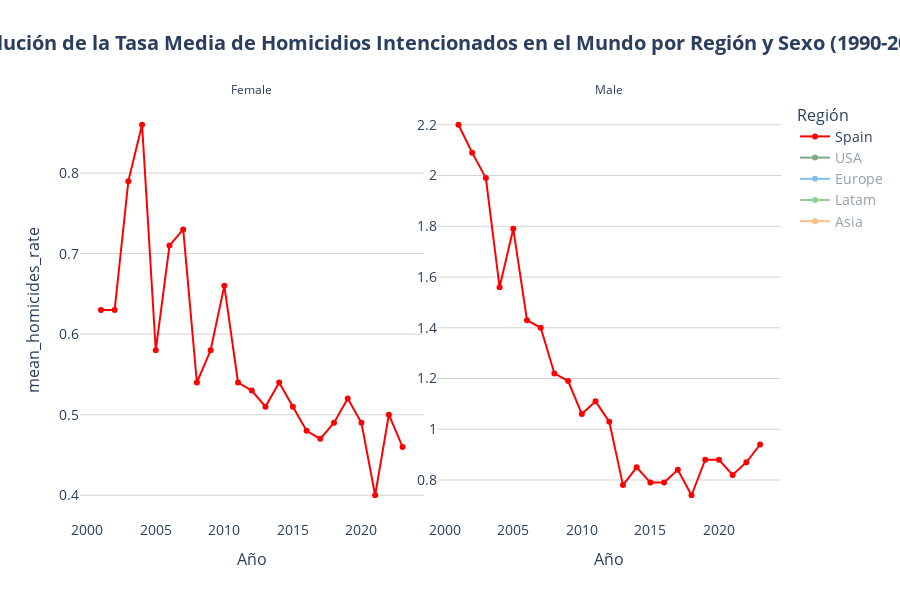

Notebook cell for this chart:
### Code cell
time_series_plot(
    df = df_time_series['region'],
    x='Year',
    y='mean_homicides_rate',
    line_group='Region_2',
    facet_col='Sex',
    color='Region_2',
    default_visible_name='Spain',
    title='Evolución de la Tasa Media de Homicidios Intencionados en el Mundo por Región y Sexo (1990-2023)',
    hover_data=HOVER_DATA['time_series_region'],
    labels=LABELS['time_series'],
    hovertemplate=HOVER_TEMPLATES['time_series_region'],
    color_discrete_map=COLOR_MAP['Region_2'],
    category_orders=CATEGORY_ORDERS,
    plot_save_path=os.path.join(PROJECT_PATH, 'plots', PLOT_FILENAME['time_series']),
    show=True
)

### Figure 1 — Plotly figure (JSON) as saved in the notebook; plotly's stock layout.template omitted (floating-point values rounded to 4 significant figures)
{"data": [{"customdata": [["Spain"], ["Spain"], ["Spain"], ["Spain"], ["Spain"], ["Spain"], ["Spain"], ["Spain"], ["Spain"], ["Spain"], ["Spain"], ["Spain"], ["Spain"], ["Spain"], ["Spain"], ["Spain"], ["Spain"], ["Spain"], ["Spain"], ["Spain"], ["Spain"], ["Spain"], ["Spain"]], "hovertemplate": "<b style='font-size: 14px'>%{customdata[0]}</b><br><br><b>Año:</b> %{x}<br><b>Tasa Media de Homicidios:</b> %{y:.2f}<br><extra></extra>", "legendgroup": "Spain", "line": {"color": "#FF0000", "dash": "solid"}, "marker": {"symbol": "circle"}, "mode": "lines+markers", "name": "Spain", "orientation": "v", "showlegend": true, "type": "scatter", "x": [2001, 2002, 2003, 2004, 2005, 2006, 2007, 2008, 2009, 2010, 2011, 2012, 2013, 2014, 2015, 2016, 2017, 2018, 2019, 2020, 2021, 2022, 2023], "xaxis": "x", "y": [0.63, 0.63, 0.79, 0.86, 0.58, 0.71, 0.73, 0.54, 0.58, 0.66, 0.54, 0.53, 0.51, 0.54, 0.51, 0.48, 0.47, 0.49, 0.52, 0.49, 0.4, 0.5, 0.46], "yaxis": "y"}, {"customdata": [["Spain"], ["Spain"], ["Spain"], ["Spain"], ["Spain"], ["Spain"], ["Spain"], ["Spain"], ["Spain"], ["Spain"], ["Spain"], ["Spain"], ["Spain"], ["Spain"], ["Spain"], ["Spain"], ["Spain"], ["Spain"], ["Spain"], ["Spain"], ["Spain"], ["Spain"], ["Spain"]], "hovertemplate": "<b style='font-size: 14px'>%{customdata[0]}</b><br><br><b>Año:</b> %{x}<br><b>Tasa Media de Homicidios:</b> %{y:.2f}<br><extra></extra>", "legendgroup": "Spain", "line": {"color": "#FF0000", "dash": "solid"}, "marker": {"symbol": "circle"}, "mode": "lines+markers", "name": "Spain", "orientation": "v", "showlegend": false, "type": "scatter", "x": [2001, 2002, 2003, 2004, 2005, 2006, 2007, 2008, 2009, 2010, 2011, 2012, 2013, 2014, 2015, 2016, 2017, 2018, 2019, 2020, 2021, 2022, 2023], "xaxis": "x2", "y": [2.2, 2.09, 1.99, 1.56, 1.79, 1.43, 1.4, 1.22, 1.19, 1.06, 1.11, 1.03, 0.78, 0.85, 0.79, 0.79, 0.84, 0.74, 0.88, 0.88, 0.82, 0.87, 0.94], "yaxis": "y2"}, {"customdata": [["USA"], ["USA"], ["USA"], ["USA"], ["USA"], ["USA"], ["USA"], ["USA"], ["USA"], ["USA"], ["USA"], ["USA"], ["USA"], ["USA"], ["USA"], ["USA"], ["USA"], ["USA"], ["USA"], ["USA"], ["USA"], ["USA"], ["USA"], ["USA"], ["USA"], ["USA"], ["USA"], ["USA"], ["USA"], ["USA"], ["USA"], ["USA"], ["USA"], ["USA"]], "hovertemplate": "<b style='font-size: 14px'>%{customdata[0]}</b><br><br><b>Año:</b> %{x}<br><b>Tasa Media de Homicidios:</b> %{y:.2f}<br><extra></extra>", "legendgroup": "USA", "line": {"color": "#055509", "dash": "solid"}, "marker": {"symbol": "circle"}, "mode": "lines+markers", "name": "USA", "orientation": "v", "showlegend": true, "type": "scatter", "visible": "legendonly", "x": [1990, 1991, 1992, 1993, 1994, 1995, 1996, 1997, 1998, 1999, 2000, 2001, 2002, 2003, 2004, 2005, 2006, 2007, 2008, 2009, 2010, 2011, 2012, 2013, 2014, 2015, 2016, 2017, 2018, 2019, 2020, 2021, 2022, 2023], "xaxis": "x", "y": [4.0, 4.17, 3.97, 4.18, 3.73, 3.71, 3.28, 3.01, 2.97, 2.7, 2.62, 3.12, 2.61, 2.54, 2.42, 2.4, 2.44, 2.43, 2.34, 2.29, 2.12, 2.07, 2.08, 1.98, 1.97, 2.05, 2.27, 2.23, 2.22, 2.14, 2.58, 3.0, 2.81, 2.55], "yaxis": "y"}, {"customdata": [["USA"], ["USA"], ["USA"], ["USA"], ["USA"], ["USA"], ["USA"], ["USA"], ["USA"], ["USA"], ["USA"], ["USA"], ["USA"], ["USA"], ["USA"], ["USA"], ["USA"], ["USA"], ["USA"], ["USA"], ["USA"], ["USA"], ["USA"], ["USA"], ["USA"], ["USA"], ["USA"], ["USA"], ["USA"], ["USA"], ["USA"], ["USA"], ["USA"], ["USA"]], "hovertemplate": "<b style='font-size: 14px'>%{customdata[0]}</b><br><br><b>Año:</b> %{x}<br><b>Tasa Media de Homicidios:</b> %{y:.2f}<br><extra></extra>", "legendgroup": "USA", "line": {"color": "#055509", "dash": "solid"}, "marker": {"symbol": "circle"}, "mode": "lines+markers", "name": "USA", "orientation": "v", "showlegend": false, "type": "scatter", "visible": "legendonly", "x": [1990, 1991, 1992, 1993, 1994, 1995, 1996, 1997, 1998, 1999, 2000, 2001, 2002, 2003, 2004, 2005, 2006, 2007, 2008, 2009, 2010, 2011, 2012, 2013, 2014, 2015, 2016, 2017, 2018, 2019, 2020, 2021, 2022, 2023], "xaxis": "x2", "y": [14.69, 15.27, 14.5, 14.65, 13.98, 12.51, 11.31, 10.39, 9.38, 8.49, 8.5, 10.31, 8.73, 8.9, 8.64, 8.95, 9.18, 8.94, 8.47, 7.73, 7.35, 7.27, 7.29, 6.96, 6.79, 7.68, 8.29, 8.15, 7.53, 7.7, 10.09, 10.51, 10.18, 8.94], "yaxis": "y2"}, {"customdata": [["Europe"], ["Europe"], ["Europe"], ["Europe"], ["Europe"], ["Europe"], ["Europe"], ["Europe"], ["Europe"], ["Europe"], ["Europe"], ["Europe"], ["Europe"], ["Europe"], ["Europe"], ["Europe"], ["Europe"], ["Europe"], ["Europe"], ["Europe"], ["Europe"], ["Europe"], ["Europe"], ["Europe"], ["Europe"], ["Europe"], ["Europe"], ["Europe"], ["Europe"], ["Europe"], ["Europe"], ["Europe"], ["Europe"], ["Europe"]], "hovertemplate": "<b style='font-size: 14px'>%{customdata[0]}</b><br><br><b>Año:</b> %{x}<br><b>Tasa Media de Homicidios:</b> %{y:.2f}<br><extra></extra>", "legendgroup": "Europe", "line": {"color": "#0883db", "dash": "solid"}, "marker": {"symbol": "circle"}, "mode": "lines+markers", "name": "Europe", "orientation": "v", "showlegend": true, "type": "scatter", "visible": "legendonly", "x": [1990, 1991, 1992, 1993, 1994, 1995, 1996, 1997, 1998, 1999, 2000, 2001, 2002, 2003, 2004, 2005, 2006, 2007, 2008, 2009, 2010, 2011, 2012, 2013, 2014, 2015, 2016, 2017, 2018, 2019, 2020, 2021, 2022, 2023], "xaxis": "x", "y": [0.92, 1.05, 1.05, 1.11, 1.18, 1.23, 1.25, 1.2, 1.08, 0.97, 1.06, 0.99, 1.05, 1.06, 1.06, 0.89, 0.88, 0.85, 0.76, 0.73, 0.74, 0.68, 0.63, 0.68, 0.69, 0.64, 0.74, 0.69, 0.69, 0.56, 0.62, 0.62, 0.66, 0.64], "yaxis": "y"}, {"customdata": [["Europe"], ["Europe"], ["Europe"], ["Europe"], ["Europe"], ["Europe"], ["Europe"], ["Europe"], ["Europe"], ["Europe"], ["Europe"], ["Europe"], ["Europe"], ["Europe"], ["Europe"], ["Europe"], ["Europe"], ["Europe"], ["Europe"], ["Europe"], ["Europe"], ["Europe"], ["Europe"], ["Europe"], ["Europe"], ["Europe"], ["Europe"], ["Europe"], ["Europe"], ["Europe"], ["Europe"], ["Europe"], ["Europe"], ["Europe"]], "hovertemplate": "<b style='font-size: 14px'>%{customdata[0]}</b><br><br><b>Año:</b> %{x}<br><b>Tasa Media de Homicidios:</b> %{y:.2f}<br><extra></extra>", "legendgroup": "Europe", "line": {"color": "#0883db", "dash": "solid"}, "marker": {"symbol": "circle"}, "mode": "lines+markers", "name": "Europe", "orientation": "v", "showlegend": false, "type": "scatter", "visible": "legendonly", "x": [1990, 1991, 1992, 1993, 1994, 1995, 1996, 1997, 1998, 1999, 2000, 2001, 2002, 2003, 2004, 2005, 2006, 2007, 2008, 2009, 2010, 2011, 2012, 2013, 2014, 2015, 2016, 2017, 2018, 2019, 2020, 2021, 2022, 2023], "xaxis": "x2", "y": [3.29, 3.63, 3.12, 2.7, 3.12, 3.16, 2.95, 2.81, 2.54, 2.21, 2.08, 2.03, 1.99, 1.91, 1.82, 1.66, 1.55, 1.6, 1.45, 1.37, 1.35, 1.3, 1.21, 1.17, 1.16, 1.21, 1.32, 1.23, 1.14, 1.11, 1.1, 1.11, 0.95, 1.03], "yaxis": "y2"}, {"customdata": [["Latam"], ["Latam"], ["Latam"], ["Latam"], ["Latam"], ["Latam"], ["Latam"], ["Latam"], ["Latam"], ["Latam"], ["Latam"], ["Latam"], ["Latam"], ["Latam"], ["Latam"], ["Latam"], ["Latam"], ["Latam"], ["Latam"], ["Latam"], ["Latam"], ["Latam"], ["Latam"], ["Latam"], ["Latam"], ["Latam"], ["Latam"], ["Latam"], ["Latam"], ["Latam"], ["Latam"], ["Latam"], ["Latam"], ["Latam"]], "hovertemplate": "<b style='font-size: 14px'>%{customdata[0]}</b><br><br><b>Año:</b> %{x}<br><b>Tasa Media de Homicidios:</b> %{y:.2f}<br><extra></extra>", "legendgroup": "Latam", "line": {"color": "#2ca02c", "dash": "solid"}, "marker": {"symbol": "circle"}, "mode": "lines+markers", "name": "Latam", "orientation": "v", "showlegend": true, "type": "scatter", "visible": "legendonly", "x": [1990, 1991, 1992, 1993, 1994, 1995, 1996, 1997, 1998, 1999, 2000, 2001, 2002, 2003, 2004, 2005, 2006, 2007, 2008, 2009, 2010, 2011, 2012, 2013, 2014, 2015, 2016, 2017, 2018, 2019, 2020, 2021, 2022, 2023], "xaxis": "x", "y": [4.14, 4.47, 4.16, 4.22, 4.16, 4.28, 4.55, 4.35, 4.33, 4.28, 4.4, 4.54, 4.71, 4.48, 4.05, 3.99, 4.01, 3.72, 3.93, 4.4, 4.67, 4.88, 4.86, 4.56, 4.42, 4.37, 4.56, 4.93, 4.73, 4.32, 4.48, 4.47, 4.38, 4.27], "yaxis": "y"}, {"customdata": [["Latam"], ["Latam"], ["Latam"], ["Latam"], ["Latam"], ["Latam"], ["Latam"], ["Latam"], ["Latam"], ["Latam"], ["Latam"], ["Latam"], ["Latam"], ["Latam"], ["Latam"], ["Latam"], ["Latam"], ["Latam"], ["Latam"], ["Latam"], ["Latam"], ["Latam"], ["Latam"], ["Latam"], ["Latam"], ["Latam"], ["Latam"], ["Latam"], ["Latam"], ["Latam"], ["Latam"], ["Latam"], ["Latam"], ["Latam"]], "hovertemplate": "<b style='font-size: 14px'>%{customdata[0]}</b><br><br><b>Año:</b> %{x}<br><b>Tasa Media de Homicidios:</b> %{y:.2f}<br><extra></extra>", "legendgroup": "Latam", "line": {"color": "#2ca02c", "dash": "solid"}, "marker": {"symbol": "circle"}, "mode": "lines+markers", "name": "Latam", "orientation": "v", "showlegend": false, "type": "scatter", "visible": "legendonly", "x": [1990, 1991, 1992, 1993, 1994, 1995, 1996, 1997, 1998, 1999, 2000, 2001, 2002, 2003, 2004, 2005, 2006, 2007, 2008, 2009, 2010, 2011, 2012, 2013, 2014, 2015, 2016, 2017, 2018, 2019, 2020, 2021, 2022, 2023], "xaxis": "x2", "y": [45.82, 49.14, 46.35, 47.29, 46.95, 46.01, 47.58, 46.81, 47.12, 47.76, 50.01, 51.09, 52.37, 50.85, 45.83, 43.66, 45.07, 43.36, 46.49, 49.23, 50.9, 51.77, 52.83, 46.83, 46.03, 50.02, 52.72, 54.79, 49.51, 43.07, 42.41, 40.99, 39.13, 38.28], "yaxis": "y2"}, {"customdata": [["Asia"], ["Asia"], ["Asia"], ["Asia"], ["Asia"], ["Asia"], ["Asia"], ["Asia"], ["Asia"], ["Asia"], ["Asia"], ["Asia"], ["Asia"], ["Asia"], ["Asia"], ["Asia"], ["Asia"], ["Asia"], ["Asia"], ["Asia"], ["Asia"], ["Asia"], ["Asia"], ["Asia"], ["Asia"], ["Asia"], ["Asia"], ["Asia"], ["Asia"], ["Asia"], ["Asia"], ["Asia"], ["Asia"], ["Asia"]], "hovertemplate": "<b style='font-size: 14px'>%{customdata[0]}</b><br><br><b>Año:</b> %{x}<br><b>Tasa Media de Homicidios:</b> %{y:.2f}<br><extra></extra>", "legendgroup": "Asia", "line": {"color": "#ff7f0e", "dash": "solid"}, "marker": {"symbol": "circle"}, "mode": "lines+markers", "name": "Asia", "orientation": "v", "showlegend": true, "type": "scatter", "visible": "legendonly", "x": [1990, 1991, 1992, 1993, 1994, 1995, 1996, 1997, 1998, 1999, 2000, 2001, 2002, 2003, 2004, 2005, 2006, 2007, 2008, 2009, 2010, 2011, 2012, 2013, 2014, 2015, 2016, 2017, 2018, 2019, 2020, 2021, 2022, 2023], "xaxis": "x", "y": [0.49, 0.47, 0.48, 0.5, 0.48, 0.53, 0.46, 0.49, 0.55, 2.65, 2.7, 2.61, 2.49, 2.41, 2.6, 2.47, 2.46, 2.61, 2.61, 2.75, 2.66, 2.75, 2.67, 2.61, 2.64, 2.37, 2.44, 2.41, 2.35, 2.31, 2.18, 2.21, 2.13, 0.8], "yaxis": "y"}, {"customdata": [["Asia"], ["Asia"], ["Asia"], ["Asia"], ["Asia"], ["Asia"], ["Asia"], ["Asia"], ["Asia"], ["Asia"], ["Asia"], ["Asia"], ["Asia"], ["Asia"], ["Asia"], ["Asia"], ["Asia"], ["Asia"], ["Asia"], ["Asia"], ["Asia"], ["Asia"], ["Asia"], ["Asia"], ["Asia"], ["Asia"], ["Asia"], ["Asia"], ["Asia"], ["Asia"], ["Asia"], ["Asia"], ["Asia"], ["Asia"]], "hovertemplate": "<b style='font-size: 14px'>%{customdata[0]}</b><br><br><b>Año:</b> %{x}<br><b>Tasa Media de Homicidios:</b> %{y:.2f}<br><extra></extra>", "legendgroup": "Asia", "line": {"color": "#ff7f0e", "dash": "solid"}, "marker": {"symbol": "circle"}, "mode": "lines+markers", "name": "Asia", "orientation": "v", "showlegend": false, "type": "scatter", "visible": "legendonly", "x": [1990, 1991, 1992, 1993, 1994, 1995, 1996, 1997, 1998, 1999, 2000, 2001, 2002, 2003, 2004, 2005, 2006, 2007, 2008, 2009, 2010, 2011, 2012, 2013, 2014, 2015, 2016, 2017, 2018, 2019, 2020, 2021, 2022, 2023], "xaxis": "x2", "y": [0.61, 0.56, 0.6, 0.64, 0.72, 0.62, 0.58, 0.64, 0.67, 5.59, 5.46, 5.13, 5.01, 4.82, 4.86, 4.73, 4.57, 4.45, 4.41, 4.04, 4.19, 4.18, 4.17, 3.83, 3.94, 3.7, 3.36, 3.24, 3.18, 3.06, 3.18, 3.13, 3.05, 2.08], "yaxis": "y2"}], "layout": {"annotations": [{"font": {}, "showarrow": false, "text": "Female", "x": 0.245, "xanchor": "center", "xref": "paper", "y": 1, "yanchor": "bottom", "yref": "paper"}, {"font": {}, "showarrow": false, "text": "Male", "x": 0.755, "xanchor": "center", "xref": "paper", "y": 1, "yanchor": "bottom", "yref": "paper"}], "height": 600, "legend": {"font": {"size": 14}, "title": {"font": {"size": 16}, "text": "Región"}, "tracegroupgap": 0}, "plot_bgcolor": "white", "title": {"font": {"size": 20}, "text": "<b>Evolución de la Tasa Media de Homicidios Intencionados en el Mundo por Región y Sexo (1990-2023)</b>", "x": 0.5, "xanchor": "center"}, "xaxis": {"anchor": "y", "domain": [0, 0.49], "showgrid": false, "tickfont": {"size": 14}, "title": {"font": {"size": 16}, "text": "Año"}}, "xaxis2": {"anchor": "y2", "domain": [0.51, 1], "matches": "x", "showgrid": false, "tickfont": {"size": 14}, "title": {"font": {"size": 16}, "text": "Año"}}, "yaxis": {"anchor": "x", "domain": [0, 1], "gridcolor": "lightgray", "showgrid": true, "showticklabels": true, "tickfont": {"size": 14}, "title": {"font": {"size": 16}, "text": "mean_homicides_rate"}}, "yaxis2": {"anchor": "x2", "domain": [0, 1], "gridcolor": "lightgray", "showgrid": true, "showticklabels": true, "tickfont": {"size": 14}, "title": {"font": {"size": 16}}}}}
